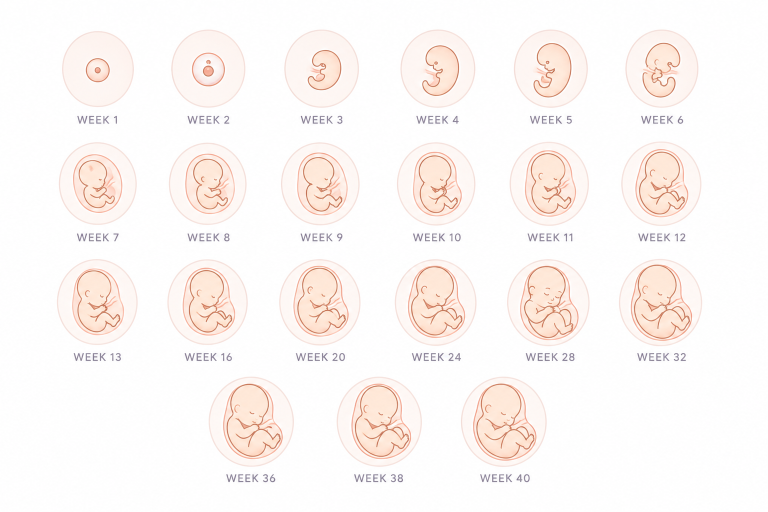
#> input picture bulles.png, 1536 x 1024 px (shown at 1/2 size)
$ python extract-bulles.py
#> lines starting #> are read from the running program, lines starting #| are printed output that depends on the picture
#!/usr/bin/env python3
"""
Slices the root `bulles.png` sheet into one image per gestational week.

The sheet contains 21 labelled cells: weeks 1-13, then 16, 20, 24, 28, 32, 36, 38, 40.
It does NOT contain 40. Weeks 14, 15, 17-19, 21-23, 25-27, 29-31, 33-35, 37 and 39 have no
artwork, so this maps each missing week to the NEAREST AVAILABLE cell and writes a file for
it. That is a real editorial compromise, not a lossless extraction: week 21 and week 23 will
be the same picture. `WEEK_SOURCE` below records exactly which weeks are genuine and which
are stand-ins, so nothing pretends to be what it isn't.

Cells are found by detecting non-white blobs and filtering by size, rather than by a
hardcoded grid, so re-exporting the sheet at another size still works. The label strip under
each cell is cropped off by taking only the upper portion of each detected row band.

Run:  python3 scripts/extract-bulles.py
Out:  assets/bulles/week-01.png … week-40.png  (+ manifest.json)
"""

import json
from pathlib import Path
from PIL import Image

ROOT = Path(__file__).resolve().parents[3]
SOURCE = ROOT / "bulles.png"
OUT = Path(__file__).resolve().parent.parent / "assets" / "bulles"

# The weeks that genuinely have artwork on the sheet, in reading order.
LABELLED_WEEKS = [1, 2, 3, 4, 5, 6, 7, 8, 9, 10, 11, 12, 13, 16, 20, 24, 28, 32, 36, 38, 40]

# Rows as they appear on the sheet: 6 + 6 + 6 + 3.
ROW_COUNTS = [6, 6, 6, 3]

# Fraction of each row band that is illustration rather than the "WEEK n" label beneath it.
ART_FRACTION = 0.78

SIZE = 512  # output square


def nearest_labelled(week: int) -> int:
    return min(LABELLED_WEEKS, key=lambda w: (abs(w - week), w))


def whiten_to_alpha(img):
    """
    Turn the sheet's white background into transparency.

    Not cosmetic. The sheet is white-on-white, so a straight crop bakes an opaque white disc
    into every file — which looks fine on the ivory background and then punches a glaring
    hole through the middle of the app in dark mode ("mode nuit", the one that matters at
    4am). Alpha is derived from luminance so the illustration's own soft edges stay soft
    instead of being keyed out with a hard threshold.
    """
    img = img.convert("RGBA")
    px = img.load()
    w, h = img.size
    for y in range(h):
        for x in range(w):
            r, g, b, a = px[x, y]
            # Near-white → transparent; ramp over the last few levels so antialiased edges
            # fade rather than clip.
            lum = (r + g + b) / 3
            if lum >= 252:
                px[x, y] = (r, g, b, 0)
            elif lum > 238:
                px[x, y] = (r, g, b, int(a * (252 - lum) / 14))
    return img


def find_rows(img, threshold=246):
    """Row bands containing ink, found by scanning for rows that are not near-white."""
#> called with threshold = 246
    gray = img.convert("L")
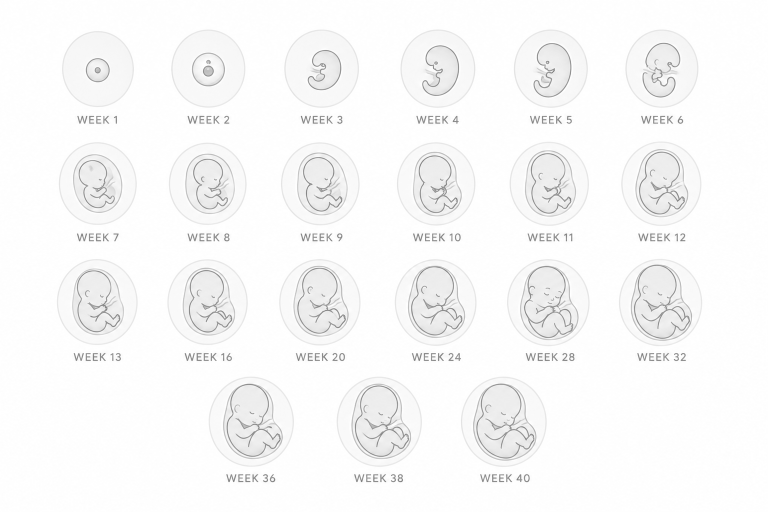
#> gray: PIL image 1536x1024 L (shown at 1/2 size); min 105, max 255, mean 248.2
    w, h = gray.size
#> w = 1536; h = 1024
    px = gray.load()
    rows = []
    in_band = False
    start = 0
    for y in range(h):
        # Sample every 4th pixel: 4x faster and cannot miss an illustration this large.
        ink = any(px[x, y] < threshold for x in range(0, w, 4))
        if ink and not in_band:
            in_band, start = True, y
        elif not ink and in_band:
            in_band = False
            if y - start > h * 0.05:  # ignore thin noise
                rows.append((start, y))
#> this loop made 1024 passes
#> ink on passes 1 to 12: False, False, False, False, False, False, False, False, False, False, False, False
#> after the loop, in_band = False; rows = [(59, 216), (283, 452), (518, 692), (753, 934)]; start = 948
    if in_band:
        rows.append((start, h))
    return rows


def find_cols(img, band, threshold=246):
    """Columns containing ink within a row band."""
    gray = img.convert("L")
    w, _ = gray.size
    px = gray.load()
    y0, y1 = band
    cols = []
    in_band = False
    start = 0
    for x in range(w):
        ink = any(px[x, y] < threshold for y in range(y0, y1, 4))
        if ink and not in_band:
            in_band, start = True, x
        elif not ink and in_band:
            in_band = False
            if x - start > w * 0.03:
                cols.append((start, x))
    if in_band:
        cols.append((start, w))
    return cols


def main():
    if not SOURCE.exists():
        raise SystemExit(f"Missing {SOURCE}. Put the sheet at the repo root.")

    img = Image.open(SOURCE).convert("RGBA")
    OUT.mkdir(parents=True, exist_ok=True)

    rows = find_rows(img)
#> rows = [(59, 216), (283, 452), (518, 692), (753, 934)]
    if len(rows) != len(ROW_COUNTS):
        print(f"! detected {len(rows)} row bands, expected {len(ROW_COUNTS)} — check the sheet")

    cells = []
    for band in rows:
        y0, y1 = band
        # Drop the label strip: keep only the top ART_FRACTION of the band.
        art_y1 = y0 + int((y1 - y0) * ART_FRACTION)
        for (x0, x1) in find_cols(img, (y0, art_y1)):
            cells.append((x0, y0, x1, art_y1))
#> this loop made 4 passes
#> (band, art_y1) on passes 1 to 4: ((59, 216), 181), ((283, 452), 414), ((518, 692), 653), ((753, 934), 894)
#> after the loop, cells = 21 items, first 6: (124, 59, 268, 181), (383, 59, 450, 181), (609, 59, 718, 181), (842, 59, 951, 181), (1028, 59, 1176, 181), (1251, 59, 1397, 181)

    print(f"Detected {len(cells)} cells (expected {len(LABELLED_WEEKS)})")
#| Detected 21 cells (expected 21)
    if len(cells) != len(LABELLED_WEEKS):
        print("! count mismatch — the week mapping below may be off; inspect the output")

    # Crop each cell to a centred square so every week renders at the same scale.
    crops = {}
    for week, box in zip(LABELLED_WEEKS, cells):
        x0, y0, x1, y1 = box
        cx, cy = (x0 + x1) // 2, (y0 + y1) // 2
        half = max(x1 - x0, y1 - y0) // 2 + 8
        square = img.crop((cx - half, cy - half, cx + half, cy + half))
        crops[week] = whiten_to_alpha(square.resize((SIZE, SIZE), Image.LANCZOS))
#> this loop made 21 passes
#> (week, x0, y0, x1, y1, cx, cy, half) on passes 1 to 12: (1, 124, 59, 268, 181, 196, 120, 80), (2, 383, 59, 450, 181, 416, 120, 69), (3, 609, 59, 718, 181, 663, 120, 69), (4, 842, 59, 951, 181, 896, 120, 69), (5, 1028, 59, 1176, 181, 1102, 120, 82), (6, 1251, 59, 1397, 181, 1324, 120, 81), (7, 118, 283, 274, 414, 196, 348, 86), (8, 338, 283, 493, 414, 415, 348, 85), (9, 562, 283, 719, 414, 640, 348, 86), (10, 794, 283, 951, 414, 872, 348, 86), (11, 1019, 283, 1178, 414, 1098, 348, 87), (12, 1242, 283, 1403, 414, 1322, 348, 88)
#> pass 1, in main, `square = img.crop((cx - half, cy - half, cx + half, cy + half))`:
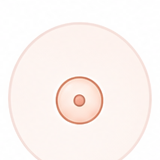
#> square: PIL image 160x160 RGBA; mean R, G, B, A 252.7, 244.7, 241.5, 255
#> pass 2, in main, `square = img.crop((cx - half, cy - half, cx + half, cy + half))`:
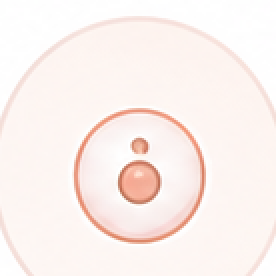
#> square: PIL image 138x138 RGBA (shown 2 times larger); mean R, G, B, A 251.8, 241.3, 237.7, 255
#> after the loop, crops = 21 items

    manifest = {}
    for week in range(1, 41):
        source_week = week if week in crops else nearest_labelled(week)
        path = OUT / f"week-{week:02d}.png"
        crops[source_week].save(path)
        manifest[str(week)] = {
            "file": f"bulles/week-{week:02d}.png",
            "sourceWeek": source_week,
            # Honest flag: false means this week reuses another week's artwork.
            "exact": week in crops,
        }
#> this loop made 40 passes
#> source_week on passes 1 to 12: 1, 2, 3, 4, 5, 6, 7, 8, 9, 10, 11, 12
#> pass 1, in main, `crops[source_week].save(path)`:
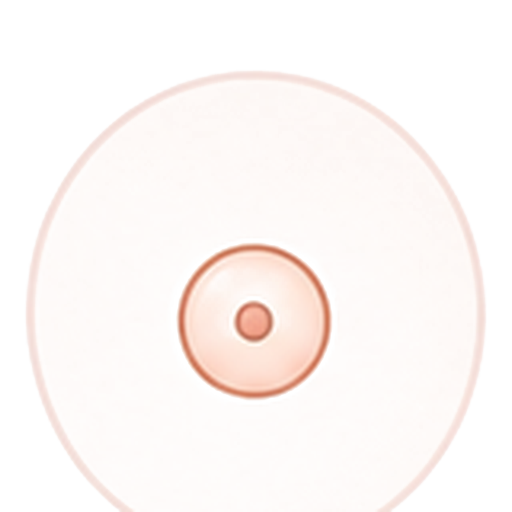
#> saved as week-01.png: PIL image 512x512 RGBA; mean R, G, B, A 252.7, 244.7, 241.5, 83.4; transparent parts drawn white
#> pass 2, in main, `crops[source_week].save(path)`:
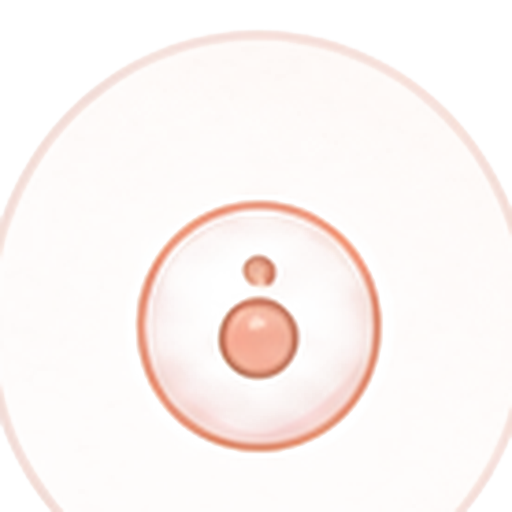
#> saved as week-02.png: PIL image 512x512 RGBA; mean R, G, B, A 251.8, 241.3, 237.7, 98.2; transparent parts drawn white
#> after the loop, manifest = 40 items

    (OUT / "manifest.json").write_text(json.dumps(manifest, indent=2) + "\n")

    exact = sum(1 for v in manifest.values() if v["exact"])
#> exact = 21
    print(f"Wrote 40 files to {OUT.relative_to(Path.cwd()) if OUT.is_relative_to(Path.cwd()) else OUT}")
    print(f"  {exact} weeks are genuine artwork, {40 - exact} reuse the nearest available week")
#|   21 weeks are genuine artwork, 19 reuse the nearest available week
    print("  see manifest.json for the exact mapping")


if __name__ == "__main__":
    main()
